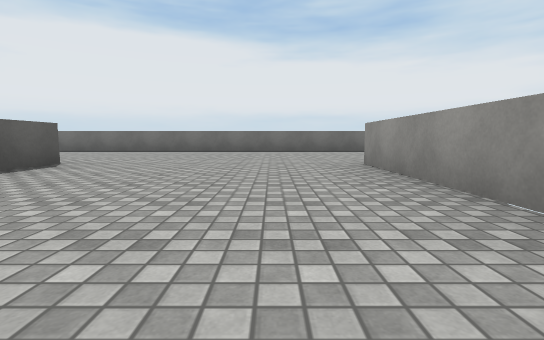
[1] (above)

18 first-person views from a walk through a scene from a Unity 3-D project. The camera is 0.62 m above the floor, tilts 6° down and sees 85° across. The floor is counted in squares, 2 m on a side. Each view is taken from the middle of a square. On the plan, view 1 faces up. The plan holds only what a view shows up to about 9 squares ahead; the rest is blank. The player character is not drawn. Surface patterns are stand-ins for the level's own textures.

[2]
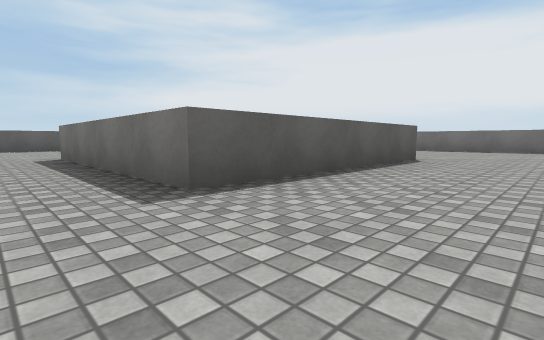

[3]
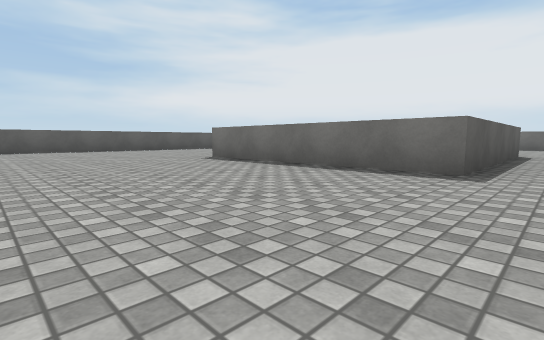

[4]
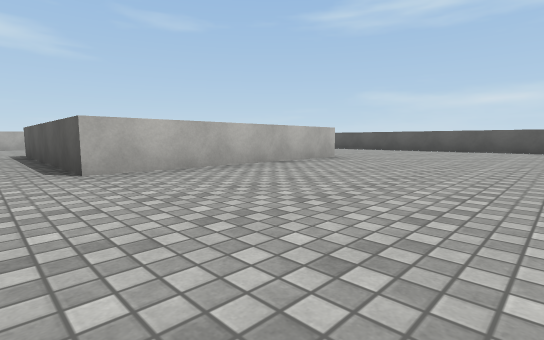

[5]
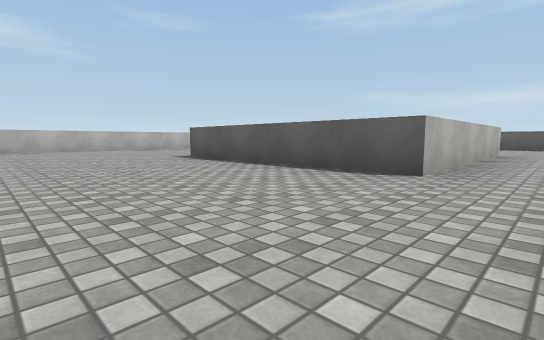

[6]
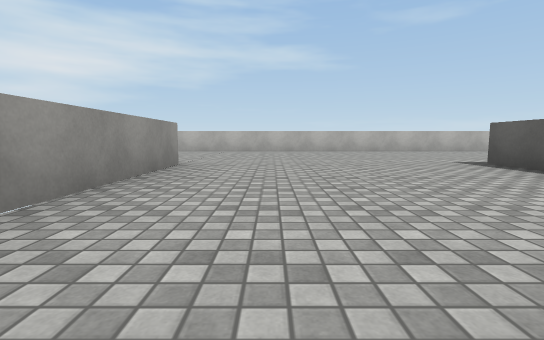

[7]
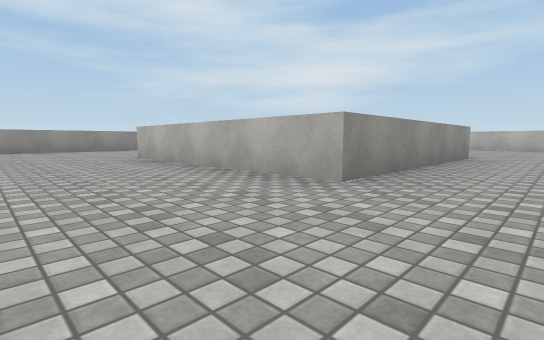

[8]
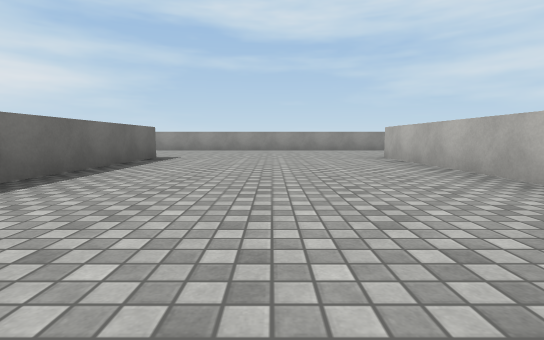

[9]
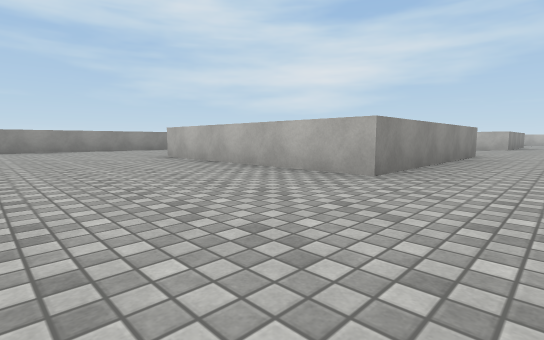

[10]
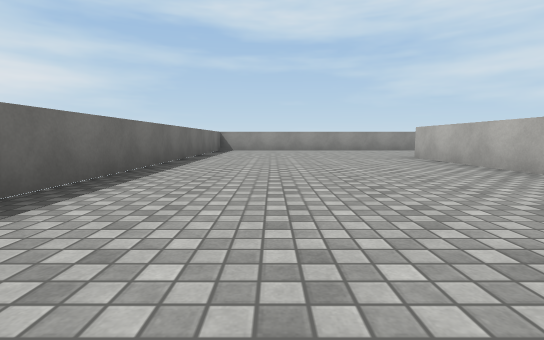

[11]
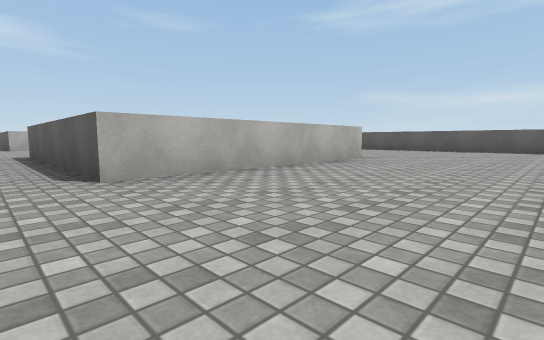

[12]
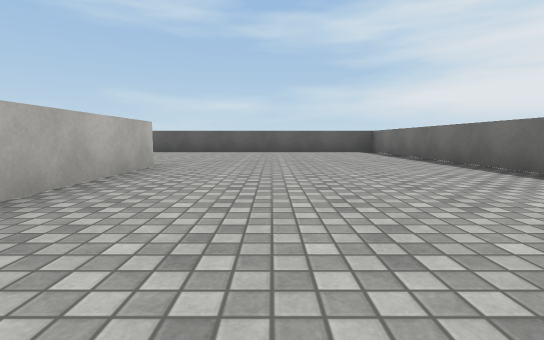

[13]
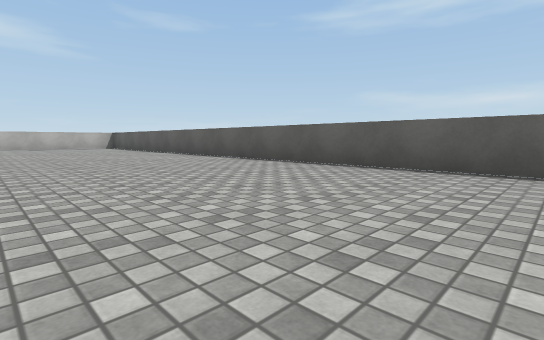

[14]
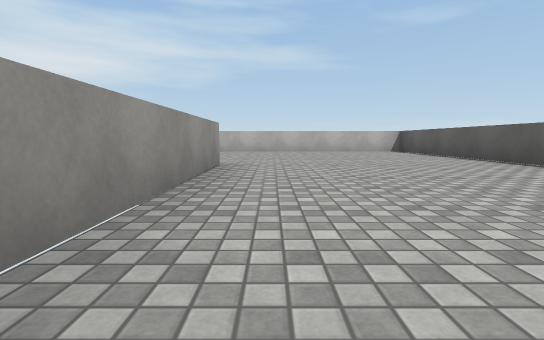

[15]
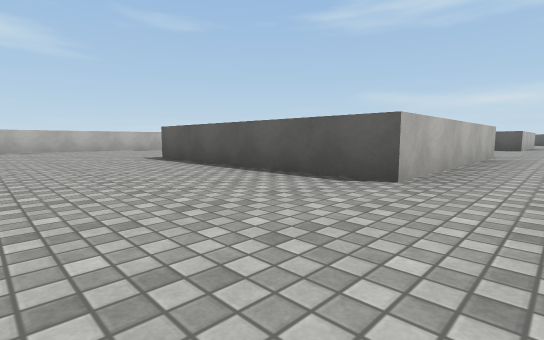

[16]
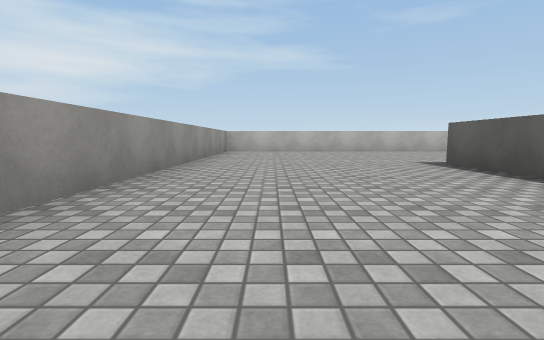

[17]
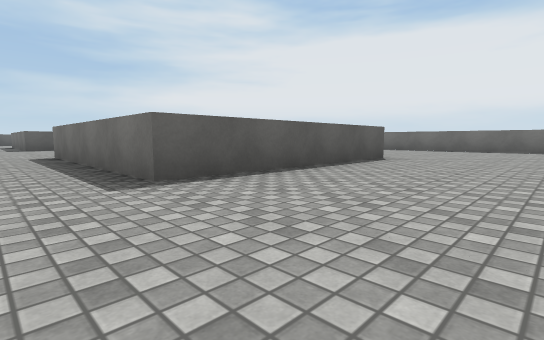

[18]
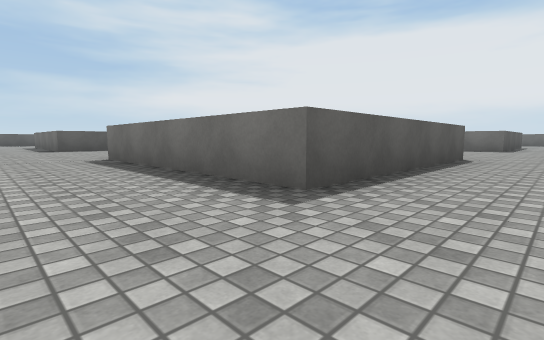

### Floor plan
Points are (right, up) in squares from view 1. A wall is a line through its corners. A room is listed if a view was taken in it or the views show most of it. See-through windows are left out.
Room 1 (views 1, 2, 3, 4, 5, 6, 7, 8, 9, 10, 11, 12, 13, 14, 15, 16, 17, 18)
walls: (1.1, -3.8) (4.9, -3.8) (4.9, -7.6) (1.1, -7.6) (1.1, -3.8); (1.1, -0.1) (1.1, 3.7) (4.9, 3.7) (4.9, -0.1) (1.1, -0.1); (-6.4, -3.8) (-2.6, -3.8) (-2.6, -7.6) (-5.4, -7.6); (-6.4, -7.6) (-6.4, -4.6); (-6.4, 3.7) (-2.6, 3.7) (-2.6, -0.1) (-6.4, -0.1); (-10.1, -11.3) (8.1, -11.3) (8.1, 7.4) (-10.1, 7.4) (-10.1, -11.3)

Where each view was taken, in squares from view 1:
view 1: 0 up, 0 right, facing up
view 2: 1 down, 1 left, facing up-left
view 3: 3 down, 2 left, facing up-left
view 4: 1 down, 2 left, facing down-left
view 5: 3 down, 0 right, facing down-left
view 6: 4 down, 0 right, facing down
view 7: 2 down, 0 right, facing down-right
view 8: 2 down, 0 right, facing right
view 9: 6 up, 0 right, facing down-right
view 10: 6 up, 0 right, facing right
view 11: 6 up, 2 left, facing down-left
view 12: 5 up, 3 left, facing left
view 13: 1 down, 7 left, facing down-left
view 14: 4 down, 7 left, facing down
view 15: 3 down, 7 right, facing down-left
view 16: 4 down, 7 right, facing down
view 17: 1 down, 7 right, facing up-left
view 18: 9 down, 6 right, facing up-left
